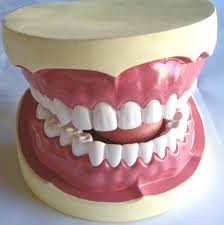
#> input picture ToothDetection/Teeth_Target/Target.jpg, 224 x 225 px
$ python test4.py
#> lines starting #> are read from the running program, lines starting #| are printed output that depends on the picture; after the words box and inside, x2 and y2 are one past the last pixel; in counts of white or black regions, pixels touching at a corner belong together
import cv2
import numpy as np
import glob


class MyObj:
    template = None
    w = None
    h = None

img_rgb = cv2.imread('Teeth_Target/Target.jpg')
#> img_rgb is the input picture: shape (225, 224, 3); mean B, G, R 150.6, 154.1, 176.3
img_gray = cv2.cvtColor(img_rgb, cv2.COLOR_BGR2GRAY)

files = glob.glob("./Tooth_images/*")
MyTemplateList = []
for pth in files:
    temp = MyObj()
    temp.template = cv2.imread(pth, 0)
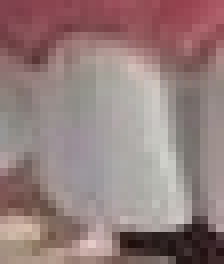
#> input picture ToothDetection/Tooth_images/1.jpg, 28 x 33 px (shown 8 times larger)
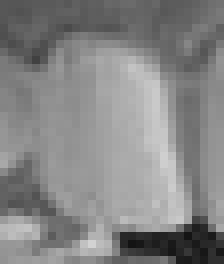
#> temp.template: shape (33, 28) (shown 8 times larger); min 19, max 210, mean 132.7
    w, h = temp.template.shape[::-1]
#> w = 28; h = 33
    temp.w = w
#> temp.w = 28
    temp.h = h
#> temp.h = 33
    MyTemplateList.append(temp)
#> pass 2 of the loop `for pth in files:`:
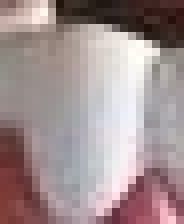
#> input picture ToothDetection/Tooth_images/2.jpg, 23 x 28 px (shown 8 times larger)
#> `temp.template = cv2.imread(pth, 0)`:
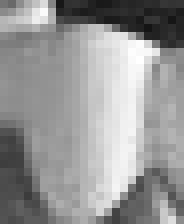
#> temp.template: shape (28, 23) (shown 8 times larger); min 20, max 255, mean 150
#> pass 3 of the loop `for pth in files:`:
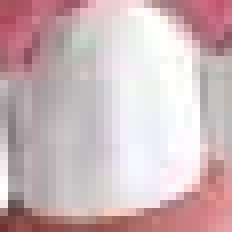
#> input picture ToothDetection/Tooth_images/5.png, 29 x 29 px (shown 8 times larger)
#> `temp.template = cv2.imread(pth, 0)`:
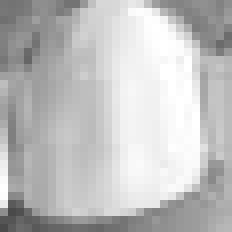
#> temp.template: shape (29, 29) (shown 8 times larger); min 74, max 255, mean 191.2

print("Number of templates: %d" % len(MyTemplateList))
c = 0
for temp in MyTemplateList:
    res = cv2.matchTemplate(img_gray, temp.template, cv2.TM_CCOEFF_NORMED)
    threshold = 0.80
    loc = np.where(res >= threshold)
    while len(loc[0]) > 0:
        zipped = zip(*loc[::-1])
        for pt in zipped:
            s_img = temp.template
            l_img = img_gray
            x_offset = pt[0]
            y_offset = pt[1]
            l_img[y_offset:y_offset + s_img.shape[0], x_offset:x_offset + s_img.shape[1]] = s_img
            cv2.imshow("NJK", img_gray)
            cv2.waitKey()
            c += 1
            cv2.rectangle(img_rgb, pt, (pt[0] + temp.w, pt[1] + temp.h), (0, 0, 255), 2)
            cv2.putText(img_rgb, "%s" % c, (pt[0], pt[1] + temp.h), cv2.FONT_HERSHEY_COMPLEX, 1, (0, 0, 0), 1, cv2.LINE_AA)
            cv2.rectangle(img_gray, (pt[0] + 10, pt[1] + 10), (pt[0] + temp.w - 10, pt[1] + temp.h - 10), (0, 0, 0), -1)
            break
        res = cv2.matchTemplate(img_gray, temp.template, cv2.TM_CCOEFF_NORMED)
        threshold = 0.80
        loc = np.where(res >= threshold)
#> this loop made 3 passes
#> pass 1, `res = cv2.matchTemplate(img_gray, temp.template, cv2.TM_CCOEFF_NORMED)`:
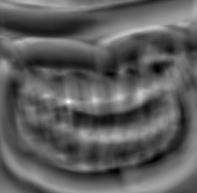
#> res: shape (193, 197) float32; min -0.579, max 0.998, mean 1.81e-05; drawn with min black and max white
#> pass 2, `res = cv2.matchTemplate(img_gray, temp.template, cv2.TM_CCOEFF_NORMED)`:
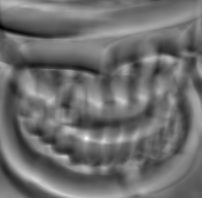
#> res: shape (198, 202) float32; min -0.729, max 0.998, mean 0.0195; drawn with min black and max white
#> pass 2, `cv2.imshow("NJK", img_gray)`:
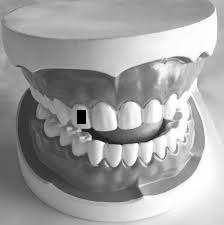
#> window 'NJK': shape (225, 224); min 0, max 255, mean 160
#> after the loop:
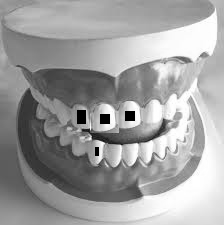
#> img_gray: shape (225, 224); min 0, max 255, mean 159.4
#> after the loop:
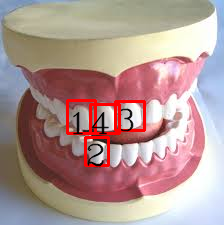
#> img_rgb: shape (225, 224, 3); 3.57% of pixels changed, all inside (x1, y1, x2, y2) = (66, 99, 146, 167)
#> after the loop, c = 4

print(c, " teeth detected.")
#| 4  teeth detected.

cv2.imshow('res2.png', img_rgb)
cv2.waitKey(0)
cv2.imshow('res3.png', img_gray)
cv2.waitKey(0)
